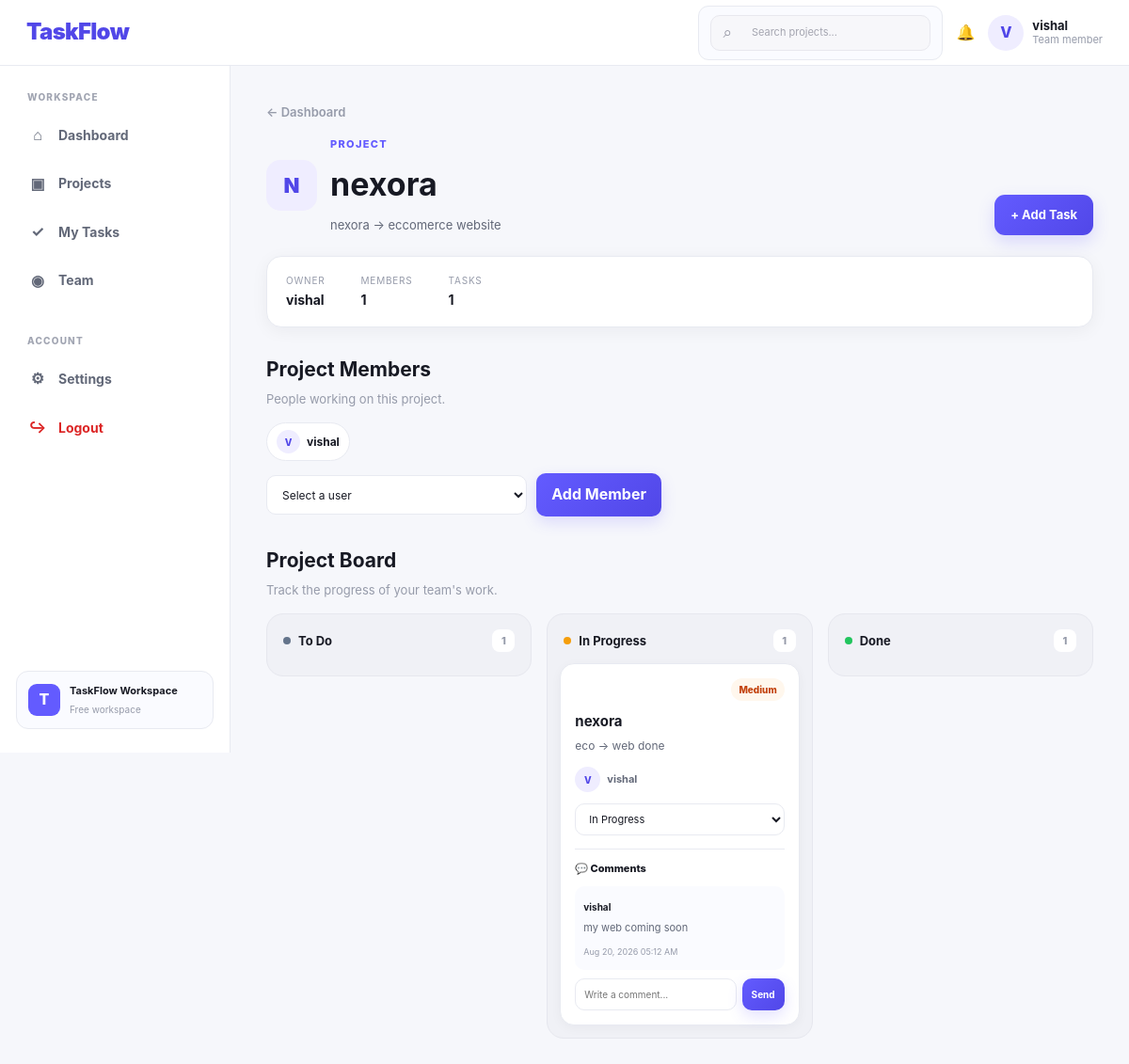
Screenshot of /projects/project/1/ (signed in) with the database file from the repository.
### projects/models.py (models this page shows, shortened)
class Project(models.Model):
    name = models.CharField(max_length=200)
    description = models.TextField(blank=True)
    owner = models.ForeignKey(
        User,
        on_delete=models.CASCADE,
        related_name="owned_projects"
    )
    members = models.ManyToManyField(
        User,
        related_name="projects",
        blank=True
    )
    created_at = models.DateTimeField(auto_now_add=True)

class Task(models.Model):
    STATUS_CHOICES = [
        ("todo", "To Do"),
        ("in_progress", "In Progress"),
        ("done", "Done"),
    ]
    PRIORITY_CHOICES = [
        ("low", "Low"),
        ("medium", "Medium"),
        ("high", "High"),
    ]
    project = models.ForeignKey(
        Project,
        on_delete=models.CASCADE,
        related_name="tasks"
    )
    title = models.CharField(max_length=200)
    description = models.TextField(blank=True)
    assigned_to = models.ForeignKey(
        User,
        on_delete=models.SET_NULL,
        null=True,
        blank=True,
        related_name="assigned_tasks"
    )
    created_by = models.ForeignKey(
        User,
        on_delete=models.CASCADE,
        related_name="created_tasks"
    )
    status = models.CharField(
        max_length=20,
        choices=STATUS_CHOICES,
        default="todo"
    )
    priority = models.CharField(
        max_length=20,
        choices=PRIORITY_CHOICES,
        default="medium"
    )
    due_date = models.DateField(
        null=True,
        blank=True
    )
    created_at = models.DateTimeField(auto_now_add=True)
    updated_at = models.DateTimeField(auto_now=True)

class Comment(models.Model):
    task = models.ForeignKey(
        Task,
        on_delete=models.CASCADE,
        related_name="comments"
    )
    user = models.ForeignKey(
        User,
        on_delete=models.CASCADE,
        related_name="task_comments"
    )
    text = models.TextField()
    created_at = models.DateTimeField(auto_now_add=True)

### projects/views.py (the view)
@login_required
def project_board(request, project_id):
    project = get_object_or_404(Project, id=project_id)
    if (
        request.user != project.owner
        and not project.members.filter(id=request.user.id).exists()
    ):
        return redirect("dashboard")
    tasks = project.tasks.all().order_by("status", "-created_at")
    users = User.objects.exclude(
        id__in=project.members.values_list("id", flat=True)
    )
    print("ALL USERS:", list(User.objects.values_list("username", flat=True)))
    print(
        "MEMBERS:",
        list(project.members.values_list("username", flat=True))
    )
    return render(request, "projects/project_board.html", {
        "project": project,
        "tasks": tasks,
        "users": users,
    })

### templates/projects/project_board.html (shortened to what this page needs)
{% extends "base.html" %}
{% block content %}
<div class="board-page">
    <div class="board-header">
        <div>
            <a href="{% url 'dashboard' %}" class="back-link">
                ← Dashboard
            </a>
            <div class="board-title-row">
                <div class="project-large-icon">
                    {{ project.name|first|upper }}
                </div>
                <div>
                    <p class="eyebrow">Project</p>
                    <h1>{{ project.name }}</h1>
                    <p class="board-description">
                        {{ project.description|default:"No description added yet." }}
                    </p>
                </div>
            </div>
        </div>
        <a
            href="{% url 'create_task' project.id %}"
            class="primary-button"
        >
            + Add Task
        </a>
    </div>
    <div class="project-info-bar">
        <div>
            <span>Owner</span>
            <strong>{{ project.owner.username }}</strong>
        </div>
        <div>
            <span>Members</span>
            <strong>{{ project.members.count }}</strong>
        </div>
        <div>
            <span>Tasks</span>
            <strong>{{ tasks.count }}</strong>
        </div>
    </div>
    <div class="board-section">
        <div class="section-heading">
            <div>
                <h2>Project Members</h2>
                <p>People working on this project.</p>
            </div>
        </div>
        <div class="member-row">
            {% for member in project.members.all %}
                <div class="member-chip">
                    <div class="member-avatar">
                        {{ member.username|first|upper }}
                    </div>
                    <span>{{ member.username }}</span>
                </div>
            {% empty %}
                <span class="muted-text">
                    No members yet.
                </span>
            {% endfor %}
        </div>
        {% if request.user == project.owner %}
            <form
                method="POST"
                action="{% url 'add_project_member' project.id %}"
                class="add-member-form"
            >
                <select name="user_id" required>
                    <option value="">
                        Select a user
                    </option>
                </select>
                <button type="submit">
                    Add Member
                </button>
            </form>
        {% endif %}
    </div>
    <div class="board-section">
        <div class="section-heading">
            <div>
                <h2>Project Board</h2>
                <p>Track the progress of your team's work.</p>
            </div>
        </div>
        <div class="kanban-board">
            <div class="kanban-column">
                <div class="kanban-header">
                    <div>
                        <span class="column-dot todo-dot"></span>
                        <strong>To Do</strong>
                    </div>
                    <span class="task-count">
                        {{ tasks|length }}
                    </span>
                </div>
            </div>
            <div class="kanban-column">
                <div class="kanban-header">
                    <div>
                        <span class="column-dot progress-dot"></span>
                        <strong>In Progress</strong>
                    </div>
                    <span class="task-count">
                        {{ tasks|length }}
                    </span>
                </div>
                <div class="task-list">
                    {% for task in tasks %}
                        {% if task.status == "in_progress" %}
                            <article class="task-card">
                                <div class="task-card-top">
                                    <span class="priority-badge priority-{{ task.priority }}">
                                        {{ task.get_priority_display }}
                                    </span>
                                </div>
                                <h3>{{ task.title }}</h3>
                                <p>
                                    {{ task.description|default:"No description." }}
                                </p>
                                {% if task.assigned_to %}
                                    <div class="task-assignee">
                                        <div class="task-avatar">
                                            {{ task.assigned_to.username|first|upper }}
                                        </div>
                                        <span>
                                            {{ task.assigned_to.username }}
                                        </span>
                                    </div>
                                {% endif %}
                                <form
                                    method="POST"
                                    action="{% url 'update_task_status' task.id %}"
                                    class="status-form"
                                >
                                    <select
                                        name="status"
                                        onchange="this.form.submit()"
                                    >
                                        <option
                                            value="in_progress"
                                            selected
                                        >
                                            In Progress
                                        </option>
                                    </select>
                                </form>
                                <div class="task-comments">
                                    <div class="task-comments-title">
                                        💬 Comments
                                    </div>
                                    {% for comment in task.comments.all %}
                                        <div class="task-comment">
                                            <strong>
                                                {{ comment.user.username }}
                                            </strong>
                                            <p>
                                                {{ comment.text }}
                                            </p>
                                            <small>
                                                {{ comment.created_at|date:"M d, Y h:i A" }}
                                            </small>
                                        </div>
                                    {% empty %}
                                        <p class="muted-text">
                                            No comments yet.
                                        </p>
                                    {% endfor %}
                                    <form
                                        method="POST"
                                        action="{% url 'add_task_comment' task.id %}"
                                        class="comment-form"
                                    >
                                        <input
                                            type="text"
                                            name="text"
                                            placeholder="Write a comment..."
                                            required
                                        >
                                        <button type="submit">
                                            Send
                                        </button>
                                    </form>
                                </div>
                            </article>
                        {% endif %}
                    {% empty %}
                        <div class="empty-column">
                            No tasks yet.
                        </div>
                    {% endfor %}
                </div>
            </div>
            <div class="kanban-column">
                <div class="kanban-header">
                    <div>
                        <span class="column-dot done-dot"></span>
                        <strong>Done</strong>
                    </div>
                    <span class="task-count">
                        {{ tasks|length }}
                    </span>
                </div>
            </div>
        </div>
    </div>
</div>
{% endblock %}

### templates/base.html (shortened to what this page needs)
{% load static %}
<!DOCTYPE html>
<html lang="en">
<head>
    <link rel="stylesheet" href="{% static 'css/style.css' %}">
</head>
<body>
    {% if user.is_authenticated %}
        <header class="topbar">
            <a href="{% url 'dashboard' %}" class="brand">
                TaskFlow
            </a>
            <div class="topbar-right">
                <div class="topbar-search">
                    <form
    method="GET"
    action="{% url 'search_projects' %}"
    class="navbar-search"
>
    <span>⌕</span>
    <input
        type="text"
        name="q"
        placeholder="Search projects..."
        autocomplete="off"
    >
</form>
                </div>
                <a
    href="{% url 'notifications' %}"
    class="notification-link"
    title="Notifications"
>
    🔔
</a>
                <div class="user-menu">
                    <div class="user-avatar">
                        {{ user.username|first|upper }}
                    </div>
                    <div class="user-info">
                        <strong>{{ user.username }}</strong>
                        <small>Team member</small>
                    </div>
                </div>
            </div>
        </header>
        <div class="app-shell">
            <aside class="sidebar">
                <div class="sidebar-section">
                    <p class="sidebar-label">
                        WORKSPACE
                    </p>
                    <a
                        href="{% url 'dashboard' %}"
                        class="sidebar-link {% if request.resolver_match.url_name == 'dashboard' %}active{% endif %}"
                    >
                        <span>⌂</span>
                        Dashboard
                    </a>
                    <a
    href="{% url 'projects_list' %}"
    class="sidebar-link"
>
    <span>▣</span>
    Projects
</a>
                    <a
    href="{% url 'my_tasks' %}"
    class="sidebar-link"
>
    <span>✓</span>
    My Tasks
</a>
                   <a
    href="{% url 'team' %}"
    class="sidebar-link"
>
    <span>◉</span>
    Team
</a>
                </div>
               <div class="sidebar-section">
    <p class="sidebar-label">
        ACCOUNT
    </p>
    <a
        href="{% url 'settings' %}"
        class="sidebar-link {% if request.resolver_match.url_name == 'settings' %}active{% endif %}"
    >
        <span>⚙</span>
        Settings
    </a>
    <a
        href="{% url 'logout' %}"
        class="sidebar-link logout-link"
    >
        <span>↪</span>
        Logout
    </a>
</div>
                <div class="sidebar-bottom">
                    <div class="workspace-card">
                        <div class="workspace-icon">
                            T
                        </div>
                        <div>
                            <strong>TaskFlow Workspace</strong>
                            <small>Free workspace</small>
                        </div>
                    </div>
                </div>
            </aside>
            <main class="main-content">
                {% block content %}
                {% endblock %}
            </main>
        </div>
    {% else %}
        <main class="guest-page">
            {% block guest_content %}
            {% endblock %}
        </main>
    {% endif %}
</body>
</html>

### rows the page displays
Project: name|first "N", name "nexora", description "nexora -> eccomerce website", owner.username "vishal", members.count "1"
Task: priority "Medium", title "nexora", description "eco -> web done", assigned_to.username|first "V", assigned_to.username "vishal"
Comment: user.username "vishal", text "my web coming soon", created_at "Aug 20, 2026 05:12 AM"

### other values shown
{{ user.username|first|upper }} "V"
{{ user.username }} "vishal"
{{ tasks.count }} "1"
{{ member.username|first|upper }} "V"
{{ member.username }} "vishal"
{{ tasks|length }} "1"
